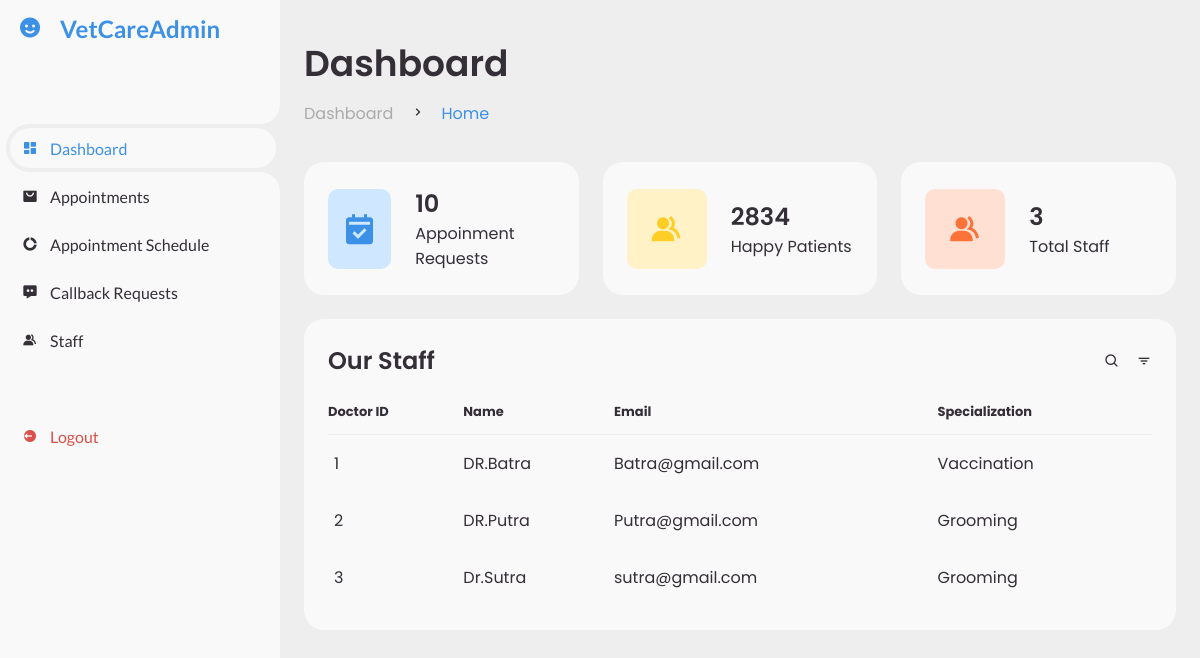
The app's page /admin/staff.php (signed in) with its own data.
### tables this page shows
CREATE TABLE `doctors` (
  `id` int(11) NOT NULL,
  `doctorname` varchar(100) NOT NULL,
  `email` varchar(100) NOT NULL,
  `password` varchar(255) NOT NULL,
  `specialization` varchar(100) NOT NULL
);

### admin/staff.php (the view, shortened to what this page needs)
<?php
require('db.php');
$query = "SELECT COUNT(*) AS numUsers FROM users";
$result = mysqli_query($con, $query);
$row = mysqli_fetch_assoc($result);
$numUsers = $row['numUsers'];
$query = "SELECT COUNT(*) AS numDoctors FROM doctors";
$result = mysqli_query($con, $query);
$row = mysqli_fetch_assoc($result);
$numDoctors = $row['numDoctors'];
$query = "SELECT id,doctorname,email,specialization FROM doctors";
$result = $con->query($query);
?>
<!DOCTYPE html>
<html lang="en">
<head>
	<link href='https://unpkg.com/boxicons@2.0.9/css/boxicons.min.css' rel='stylesheet'>
	<link rel="stylesheet" href="style.css">
</head>
<body>
	<section id="sidebar">
		<a href="" class="brand">
			<i class='bx bxs-smile'></i>
			<span class="text">VetCareAdmin</span>
		</a>
		<ul class="side-menu top">
			<li class="active">
				<a href="admindash.php">
					<i class='bx bxs-dashboard' ></i>
					<span class="text">Dashboard</span>
				</a>
			</li>
			<li>
				<a href="appointments.php">
					<i class='bx bxs-shopping-bag-alt' ></i>
					<span class="text">Appointments</span>
				</a>
			</li>
			<li>
				<a href="app_sch.php">
					<i class='bx bxs-doughnut-chart' ></i>
					<span class="text">Appointment Schedule</span>
				</a>
			</li>
			<li>
				<a href="messege.php">
					<i class='bx bxs-message-dots' ></i>
					<span class="text">Callback Requests</span>
				</a>
			</li>
			<li>
				<a href="staff.php">
					<i class='bx bxs-group' ></i>
					<span class="text">Staff</span>
				</a>
			</li>
		</ul>
		<ul class="side-menu">
            <li>
                <a href="?logout=1" class="logout">
                    <i class='bx bxs-log-out-circle' ></i>
                    <span class="text">Logout</span>
                </a>
            </li>
        </ul>
	</section>
	<section id="content">
		<main>
			<div class="head-title">
				<div class="left">
					<h1>Dashboard</h1>
					<ul class="breadcrumb">
						<li>
							<a href="#">Dashboard</a>
						</li>
						<li><i class='bx bx-chevron-right' ></i></li>
						<li>
							<a class="active" href="#">Home</a>
						</li>
					</ul>
				</div>
			</div>
			<ul class="box-info">
				<li>
					<i class='bx bxs-calendar-check' ></i>
					<span class="text">
					<h3><?php echo $numUsers; ?></h3>
						<p>Appoinment Requests</p>
					</span>
				</li>
				<li>
					<i class='bx bxs-group' ></i>
					<span class="text">
						<h3>2834</h3>
						<p>Happy Patients</p>
					</span>
				</li>
				<li>
					<i class='bx bxs-group' ></i>
					<span class="text">
						<h3><?php echo $numDoctors;?></h3>
						<p>Total Staff</p>
					</span>
				</li>
			</ul>
			<div class="table-data">
				<div class="order">
					<div class="head">
						<h3>Our Staff</h3>
						<i class='bx bx-search' ></i>
						<i class='bx bx-filter' ></i>
					</div>
                    <table>
        <tr>
            <th>Doctor ID</th>
            <th>Name</th>
            <th>Email</th>
            <th>Specialization</th>
        </tr>
        <?php while ($row = $result->fetch_assoc()): ?>
            <tr>
                <td><?php echo $row['id']; ?></td>
                <td><?php echo $row['doctorname']; ?></td>
                <td><?php echo $row['email']; ?></td>
                <td><?php echo $row['specialization']; ?></td>
            </tr>
        <?php endwhile; ?>
    </table>
				</div>
			</div>
		</main>
	</section>
</body>
</html>

### records on screen
doctors: id "1", doctorname "DR.Batra", email "Batra@gmail.com", specialization "Vaccination"
doctors: id "2", doctorname "DR.Putra", email "Putra@gmail.com", specialization "Grooming"
doctors: id "3", doctorname "Dr.Sutra", email "sutra@gmail.com", specialization "Grooming"

### other values on screen
$numUsers "10"
$numDoctors "3"
